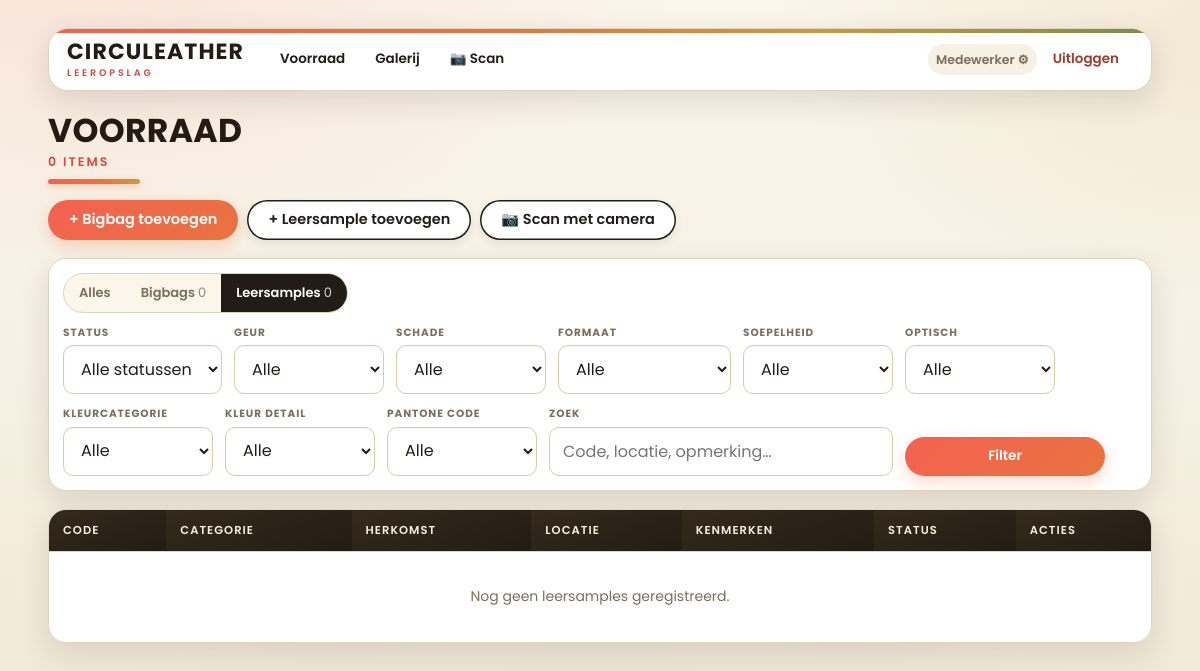
The app's page /index.php?soort=leersample (signed in) with its own data.
### tables this page shows
CREATE TABLE IF NOT EXISTS criteria (
    id INT AUTO_INCREMENT PRIMARY KEY,
    label VARCHAR(150) NOT NULL,
    toepassing ENUM('bigbag', 'leersample') NOT NULL,
    soort ENUM('keuze', 'getal', 'tekst') NOT NULL DEFAULT 'keuze',
    eenheid VARCHAR(20) NULL,
    meerdere_waarden TINYINT(1) NOT NULL DEFAULT 0,
    actief TINYINT(1) NOT NULL DEFAULT 1,
    volgorde INT NOT NULL DEFAULT 0
) DEFAULT CHARSET=utf8mb4;

### src/auth.php (called while the page is built, shortened)
<?php
function ingelogdeGebruiker(): ?array
{
    return $_SESSION['gebruiker'] ?? null;
}

### src/functies.php (called while the page is built, shortened)
<?php
function haalCriteria(PDO $pdo): array
{
    $stmt = $pdo->query(
        'SELECT id, label, toepassing, soort, eenheid, meerdere_waarden
         FROM criteria WHERE actief = 1
         ORDER BY toepassing, volgorde, id'
    );
    $criteria = [];
    foreach ($stmt->fetchAll() as $c) {
        $criteria[(int)$c['id']] = [
            'id'         => (int)$c['id'],
            'label'      => $c['label'],
            'toepassing' => $c['toepassing'],
            'soort'      => $c['soort'],
            'eenheid'    => $c['eenheid'],
            'meerdere'   => (bool)$c['meerdere_waarden'],
            'opties'     => [],
        ];
    }
    if ($criteria) {
        $in = implode(',', array_keys($criteria));
        $stmt = $pdo->query(
            "SELECT id, criterium_id, waarde FROM criteria_opties
             WHERE actief = 1 AND criterium_id IN ($in)
             ORDER BY volgorde, id"
        );
        foreach ($stmt->fetchAll() as $o) {
            $criteria[(int)$o['criterium_id']]['opties'][] = [
                'id' => (int)$o['id'],
                'waarde' => $o['waarde'],
            ];
        }
    }
    return $criteria;
}
function criteriaVoor(array $criteria, string $toepassing): array
{
    return array_filter($criteria, fn ($c) => $c['toepassing'] === $toepassing);
}

### src/index.php (the view, shortened to what this page needs)
<?php
require 'auth.php';
require 'functies.php';
$soort = (string)($_GET['soort'] ?? '');
$status = trim((string)($_GET['status'] ?? ''));
$stadId = (int)($_GET['stad'] ?? 0);
$zoek = trim((string)($_GET['zoek'] ?? ''));
$criteria = haalCriteria($pdo);
$filterCriteria = $soort !== ''
    ? array_filter(criteriaVoor($criteria, $soort), fn ($c) => $c['soort'] === 'keuze')
    : [];
$filterKeuze = [];
foreach ($filterCriteria as $c) {
    $w = trim((string)($_GET['f' . $c['id']] ?? ''));
    $geldig = array_map(fn ($o) => $o['waarde'], $c['opties']);
    $filterKeuze[$c['id']] = in_array($w, $geldig, true) ? $w : '';
}
$where = ['1=1'];
$params = [];
if ($soort !== '') {
    $where[] = 'v.categorie = ?';
    $params[] = $soort;
}
foreach ($filterKeuze as $cid => $waarde) {
    if ($waarde === '') {
        continue;
    }
    $where[] = 'EXISTS (SELECT 1 FROM voorraad_criteria vf
                JOIN criteria_opties of ON of.id = vf.optie_id
                WHERE vf.voorraad_id = v.id AND vf.criterium_id = ? AND of.waarde = ?)';
    $params[] = $cid;
    $params[] = $waarde;
}
$stmt = $pdo->prepare(
    'SELECT v.*, s.naam AS stad_naam, b.code AS bigbag_code
     FROM voorraad v
     LEFT JOIN steden s ON s.id = v.stad_id
     LEFT JOIN voorraad b ON b.id = v.bigbag_id
     WHERE ' . implode(' AND ', $where) . '
     ORDER BY (v.categorie = \'bigbag\') DESC, v.aangemaakt_op DESC, v.id DESC'
);
$stmt->execute($params);
$items = $stmt->fetchAll();
$kenmerken = haalKenmerken($pdo, array_map(fn ($i) => (int)$i['id'], $items));
$totaalBigbags = (int)$pdo->query("SELECT COUNT(*) FROM voorraad WHERE categorie = 'bigbag'")->fetchColumn();
$totaalSamples = (int)$pdo->query("SELECT COUNT(*) FROM voorraad WHERE categorie = 'leersample'")->fetchColumn();
$heeftFilters = $status !== '' || $stadId > 0 || $zoek !== '' || count(array_filter($filterKeuze)) > 0;
$tabZoek = $zoek !== '' ? '&zoek=' . rawurlencode($zoek) : '';
?>
<!DOCTYPE html>
<html lang="nl">
<head>
    <link rel="stylesheet" href="style.css?v=4">
</head>
<body>
    <?php include 'nav.php'; ?>
    <h1>Voorraad <small id="live-tel"><?= count($items) ?> items</small></h1>
    <div class="knoppen">
        <a href="add.php?categorie=bigbag">+ Bigbag toevoegen</a>
        <a href="add.php?categorie=leersample" class="secondary">+ Leersample toevoegen</a>
        <a href="scan.php" class="secondary">📷 Scan met camera</a>
    </div>
    <div class="v-filterbalk">
        <div class="segm">
            <a class="<?= $soort === '' ? 'actief' : '' ?>" href="index.php?soort=<?= $tabZoek ?>">Alles</a>
            <a class="<?= $soort === 'bigbag' ? 'actief' : '' ?>" href="index.php?soort=bigbag<?= $tabZoek ?>">Bigbags <span id="tab-bigbags"><?= $totaalBigbags ?></span></a>
            <a class="<?= $soort === 'leersample' ? 'actief' : '' ?>" href="index.php?soort=leersample<?= $tabZoek ?>">Leersamples <span id="tab-leersamples"><?= $totaalSamples ?></span></a>
        </div>
        <form method="get" action="index.php" style="display:contents">
            <div class="v-rij">
                <span class="v-veld">
                    <label for="v-status">Status</label>
                    <select id="v-status" name="status">
                        <option value="">Alle statussen</option>
                    </select>
                </span>
                <?php foreach ($filterCriteria as $c): ?>
                    <span class="v-veld">
                        <label for="v-f<?= (int)$c['id'] ?>"><?= htmlspecialchars($c['label']) ?></label>
                        <select id="v-f<?= (int)$c['id'] ?>" name="f<?= (int)$c['id'] ?>">
                            <option value="">Alle</option>
                        </select>
                    </span>
                <?php endforeach; ?>
                <span class="v-veld">
                    <label for="v-zoek">Zoek</label>
                    <input type="search" id="v-zoek" name="zoek" value="<?= htmlspecialchars($zoek) ?>" placeholder="Code, locatie, opmerking…">
                </span>
                <button type="submit">Filter</button>
            </div>
        </form>
    </div>
    <table>
        <thead>
            <tr>
                <th>Code</th>
                <th>Categorie</th>
                <th>Herkomst</th>
                <th>Locatie</th>
                <th>Kenmerken</th>
                <th>Status</th>
                <th>Acties</th>
            </tr>
        </thead>
        <tbody id="live-rijen">
        <?php if (empty($items)): ?>
            <tr><td colspan="7" class="lege-tabel"><?= $heeftFilters
                ? 'Geen voorraad gevonden met deze filters.'
                : ($soort === 'bigbag' ? 'Nog geen bigbags geregistreerd.' : ($soort === 'leersample' ? 'Nog geen leersamples geregistreerd.' : 'Nog geen voorraad toegevoegd.')) ?></td></tr>
        <?php else: foreach ($items as $v): $itemKenmerken = $kenmerken[(int)$v['id']] ?? [];
            $kleurwaarde = $v['categorie'] === 'leersample' ? ($itemKenmerken['Kleurcategorie'][0] ?? '') : ''; ?>
            <tr>
                <td data-label="Code"><?php if ($kleurwaarde !== ''): ?><span class="kleurbol" style="background:<?= leerStaal($kleurwaarde) ?>" title="Kleurcategorie: <?= htmlspecialchars($kleurwaarde) ?>"></span><?php endif; ?><?= htmlspecialchars(itemLabel($v)) ?></td>
                <td data-label="Categorie"><?= $v['categorie'] === 'bigbag' ? 'Bigbag' : 'Leersample' ?></td>
                <td data-label="Herkomst"><?php
                    if ($v['categorie'] === 'bigbag') {
                        echo $v['stad_naam'] ? htmlspecialchars($v['stad_naam']) : '—';
                    } else {
                        echo $v['bigbag_code'] ? 'Uit: ' . htmlspecialchars($v['bigbag_code']) : '—';
                    }
                ?></td>
                <td data-label="Locatie"><?= $v['locatie'] ? htmlspecialchars($v['locatie']) : '—' ?></td>
                <td class="kenmerken" data-label="Kenmerken">
                    <?php if (empty($itemKenmerken)): ?>
                        <em>geen criteria ingevuld</em>
                    <?php else: foreach ($itemKenmerken as $label => $teksten): ?>
                        <div><strong><?= htmlspecialchars($label) ?>:</strong>
                            <?= htmlspecialchars(implode(', ', $teksten)) ?></div>
                    <?php endforeach; endif; ?>
                </td>
                <td data-label="Status"><span class="badge <?= htmlspecialchars($v['status']) ?>"><?= htmlspecialchars(ucfirst(str_replace('_', ' ', $v['status']))) ?></span></td>
                <td class="acties" data-label="Acties">
                    <a href="edit.php?id=<?= (int)$v['id'] ?>">Bewerken</a>
                    <a class="wissen" href="delete.php?id=<?= (int)$v['id'] ?>"
                       onclick="return confirm('Weet je zeker dat je deze voorraad wilt verwijderen?');">Verwijderen</a>
                </td>
            </tr>
        <?php endforeach; endif; ?>
        </tbody>
    </table>
</body>
</html>

### src/nav.php (shortened to what this page needs)
<?php
$navGebruiker = ingelogdeGebruiker();
?>
<header class="sitekop">
    <a class="merk" href="index.php">Circuleather<span class="tagline">leeropslag</span></a>
    <nav class="topnav">
        <a href="index.php">Voorraad</a>
        <a href="galerij.php">Galerij</a>
        <a href="scan.php">📷 Scan</a>
        <a class="gebruiker" href="profile.php" title="Mijn account"><?= htmlspecialchars($navGebruiker['naam']) ?> ⚙</a>
        <a class="uitloggen" href="logout.php">Uitloggen</a>
    </nav>
</header>

### src/index.php (style rules this page uses)
.v-filterbalk { display: flex; flex-wrap: wrap; gap: 12px; align-items: flex-end; background: var(--wit); border: 1px solid var(--lijn); border-radius: var(--radius); padding: 14px; margin: 4px 0 18px; box-shadow: var(--schaduw); }
.v-filterbalk .segm { display: flex; border: 1.5px solid var(--lijn); border-radius: 999px; overflow: hidden; background: #fbf6ea; }
.v-filterbalk .segm a { padding: 9px 15px; font-size: 13px; font-weight: 600; color: var(--mild); text-decoration: none; white-space: nowrap; }
.v-filterbalk .segm a.actief { background: var(--ink); color: #fff; }
.v-filterbalk .segm a span { font-weight: 400; opacity: .8; }
.v-rij { display: flex; flex-wrap: wrap; gap: 12px; align-items: flex-end; flex: 1 1 auto; }
.v-veld { display: flex; flex-direction: column; gap: 4px; }
.v-veld > label { margin: 0; font-size: 10.5px; font-weight: 700; letter-spacing: .09em; text-transform: uppercase; color: var(--mild); }
.v-veld select, .v-veld input { width: auto; margin-top: 0; min-width: 150px; }
.v-veld input[type="search"] { min-width: 190px; }
.v-filterbalk form { display: contents; }
.v-filterbalk button { margin-top: 0; width: auto; padding: 11px 20px; font-size: 13.5px; }

### records on screen
criteria: label "GEUR"
criteria: label "SCHADE"
criteria: label "FORMAAT"
criteria: label "SOEPELHEID"
criteria: label "OPTISCH"
criteria: label "KLEURCATEGORIE"
criteria: label "KLEUR DETAIL"
criteria: label "PANTONE CODE"

### other values on screen
$navGebruiker['naam'] "Medewerker"
count($items) "0"
$totaalBigbags "0"
$totaalSamples "0"
